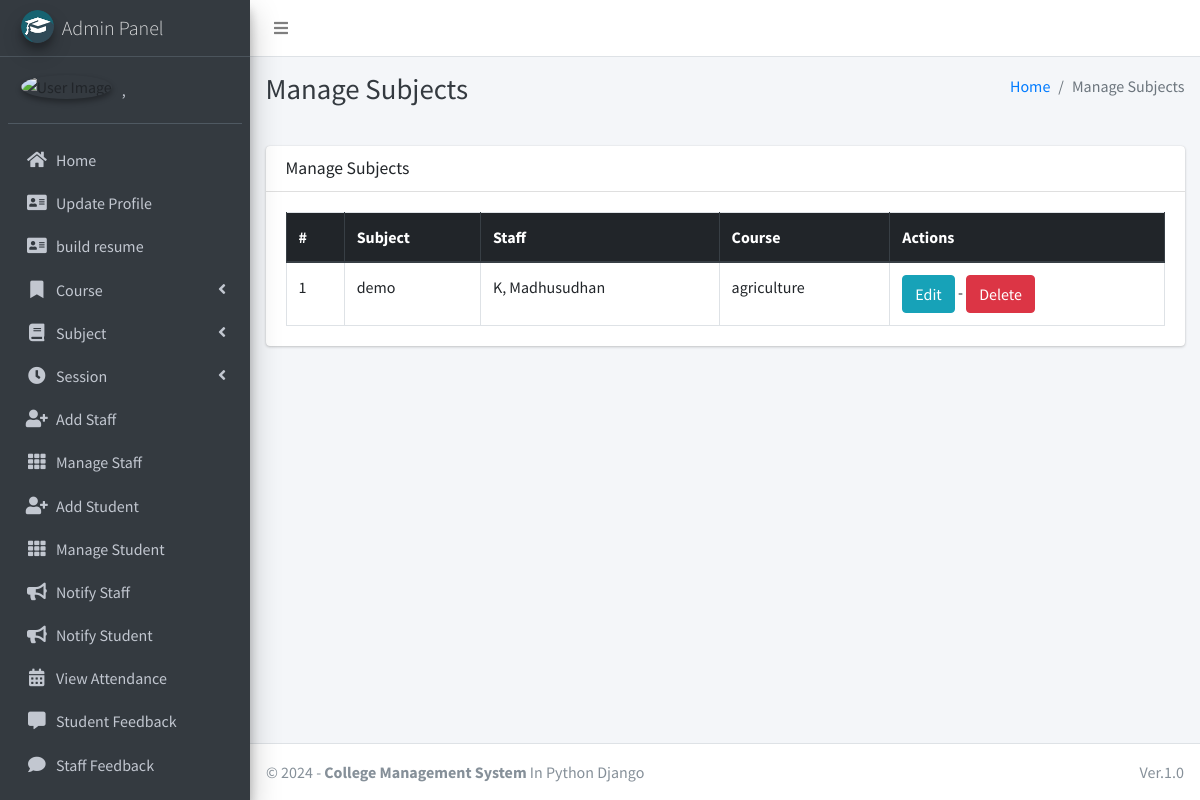
The app's page /subject/manage/ (signed in) with its own data.
### main_app/models.py (models this page shows, shortened)
class CustomUser(AbstractUser):
    USER_TYPE = ((1, "HOD"), (2, "Staff"), (3, "Student"))
    GENDER = [("M", "Male"), ("F", "Female")]
    username = None  # Removed username, using email instead
    email = models.EmailField(unique=True)
    user_type = models.CharField(default=1, choices=USER_TYPE, max_length=1)
    gender = models.CharField(max_length=1, choices=GENDER)
    profile_pic = models.ImageField()
    address = models.TextField()
    fcm_token = models.TextField(default="")  # For firebase notifications
    created_at = models.DateTimeField(auto_now_add=True)
    updated_at = models.DateTimeField(auto_now=True)
    USERNAME_FIELD = "email"
    REQUIRED_FIELDS = []
    objects = CustomUserManager()
    def __str__(self):
        return self.last_name + ", " + self.first_name

class Subject(models.Model):
    name = models.CharField(max_length=120)
    staff = models.ForeignKey(Staff,on_delete=models.CASCADE,)
    course = models.ForeignKey(Course, on_delete=models.CASCADE)
    updated_at = models.DateTimeField(auto_now=True)
    created_at = models.DateTimeField(auto_now_add=True)

class Staff(models.Model):
    course = models.ForeignKey(Course, on_delete=models.DO_NOTHING, null=True, blank=False)
    admin = models.OneToOneField(CustomUser, on_delete=models.CASCADE)

class Course(models.Model):
    name = models.CharField(max_length=120)
    created_at = models.DateTimeField(auto_now_add=True)
    updated_at = models.DateTimeField(auto_now=True)

### main_app/hod_views.py (the view)
# urls.py: path("subject/manage/", hod_views.manage_subject, name='manage_subject'),
def manage_subject(request):
    subjects = Subject.objects.all()
    context = {
        'subjects': subjects,
        'page_title': 'Manage Subjects'
    }
    return render(request, "hod_template/manage_subject.html", context)

### main_app/templates/hod_template/manage_subject.html
{% extends 'main_app/base.html' %}
{% load static %}
{% block page_title %}{{page_title}}{% endblock page_title %}
{% block content %}
<section class="content">
    <div class="container-fluid">
        <div class="row">
            <div class="col-md-12">
                <div class="card">
                    <div class="card-header">
                        <h3 class="card-title">{{page_title}}</h3>
                    </div>
                    <div class="card-body">
                        <table id="example2" class="table table-bordered table-hover">
                            <thead class="thead-dark">
                                <tr>
                                    <th>#</th>
                                    <th>Subject</th>
                                    <th>Staff</th>
                                    <th>Course</th>
                                    <th>Actions</th>
                                </tr>
                            </thead>
                            <tbody>
                                {% for subject in subjects %}
                                <tr>
                                    <td>{{ forloop.counter }}</td>
                                    <td>{{subject.name}}</td>
                                    <td>{{subject.staff.admin}}</td>
                                    <td>{{subject.course.name}}</td>
                                    <td>
                                        <a href="{% url 'edit_subject' subject.id %}" class="btn btn-info">Edit</a> -
                                        <a href="{% url 'delete_subject' subject.id %}" onclick="return confirm('Are you sure you want to delete this ?')" class="btn btn-danger">Delete</a>
                                    </td>
                                </tr>
                                {% endfor %}
                            </tbody>
                        </table>
                    </div>
                </div>
            </div>
        </div>
    </div>
</section>
{% endblock content %}

### main_app/templates/main_app/sidebar_template.html (shortened to what this page needs)
{% load static %}
<aside class="main-sidebar sidebar-dark-info elevation-4">
    {% if request.user.user_type == '1' %}
    <a href="{% url 'admin_home' %}" class="brand-link">
        <img src="{% static 'dist/img/cmsl.png' %} " alt="AdminLTE Logo"
            class="brand-image img-circle elevation-3" >
        <span class="brand-text font-weight-light">Admin Panel</span>
    </a>
    <div class="sidebar">
        <div class="user-panel mt-3 pb-3 mb-3 d-flex">
            <div class="image">
                <img src="{{ request.user.profile_pic}}" class="img-circle elevation-2" alt="User Image">
            </div>
            <div class="info">
                <a href="#" class="d-block">{{user}}</a>
            </div>
        </div>
        <nav class="mt-2">
            <ul class="nav nav-pills nav-sidebar flex-column" data-widget="treeview" role="menu" data-accordion="false">
                <li class="nav-item">
                    {% url 'admin_home' as admin_home %}
                    <a href="{{admin_home}}" class="nav-link {% if admin_home == request.path %} active {% endif %}">
                        <i class="nav-icon fas fa-home"></i>
                        <p>
                            Home
                        </p>
                    </a>
                </li>
                <li class="nav-item">
                    {% url 'admin_view_profile' as admin_view_profile %}
                    <a href="{{admin_view_profile}}"
                        class="nav-link {% if admin_view_profile == request.path %} active {% endif %}">
                        <i class="nav-icon fas fa-address-card"></i>
                        <p>
                            Update Profile
                        </p>
                    </a>
                </li>
                <li class="nav-item">
                    {% url 'resumeinput' as resumeinput %}
                    <a href="{{resumeinput}}"
                        class="nav-link">
                        <i class="nav-icon fas fa-address-card"></i>
                        <p>
                            build resume
                        </p>
                    </a>
                </li>
                <li class="nav-item has-treeview">
                    <a href="#" class="nav-link">
                        <i class="nav-icon fas fa-bookmark"></i>
                        <p>
                            Course
                            <i class="fas fa-angle-left right"></i>
                        </p>
                    </a>
                </li>
                <li class="nav-item has-treeview">
                    <a href="#" class="nav-link">
                        <i class="nav-icon fas fa-book"></i>
                        <p>
                            Subject
                            <i class="fas fa-angle-left right"></i>
                        </p>
                    </a>
                </li>
                <li class="nav-item has-treeview">
                    <a href="#" class="nav-link">
                        <i class="nav-icon fas fa-clock"></i>
                        <p>
                            Session
                            <i class="fas fa-angle-left right"></i>
                        </p>
                    </a>
                </li>
                <li class="nav-item">
                    {% url 'add_staff' as add_staff %}
                    <a href="{{add_staff}}" class="nav-link {% if add_staff == request.path %} active {% endif %}">
                        <i class="nav-icon fas fa-user-plus"></i>
                        <p>
                            Add Staff
                        </p>
                    </a>
                </li>
                <li class="nav-item">
                    {% url 'manage_staff' as manage_staff %}
                    {% url 'edit_staff' staff_id as edit_staff %}
                    <a href="{{manage_staff}}"
                        class="nav-link {% if manage_staff == request.path or request.path == edit_staff %} active {% endif %}">
                        <i class="nav-icon fas fa-th"></i>
                        <p>
                            Manage Staff
                        </p>
                    </a>
                </li>
                <li class="nav-item">
                    {% url 'add_student' as add_student%}
                    <a href="{{add_student}}" class="nav-link  {% if add_student == request.path %} active {% endif %}">
                        <i class="nav-icon fas fa-user-plus"></i>
                        <p>
                            Add Student
                        </p>
                    </a>
                </li>
                <li class="nav-item">
                    {% url 'manage_student' as manage_student %}
                    {% url 'edit_student' student_id as edit_student %}
                    <a href="{{manage_student}}"
                        class="nav-link  {% if edit_student == request.path or manage_student == request.path %} active {% endif %}">
                        <i class="nav-icon fas fa-th"></i>
                        <p>
                            Manage Student
                        </p>
                    </a>
                </li>
                <li class="nav-item">
                    {% url 'admin_notify_staff' as admin_notify_staff %}
                    <a href="{{admin_notify_staff}}"
                        class="nav-link {% if admin_notify_staff == request.path %} active {% endif %}">
                        <i class="nav-icon fas fa-bullhorn"></i>
                        <p>
                            Notify Staff
                        </p>
                    </a>
                </li>
                <li class="nav-item">
                    {% url 'admin_notify_student' as admin_notify_student %}
                    <a href="{{admin_notify_student}}"
                        class="nav-link {% if admin_notify_student == request.path %} active {% endif %}">
                        <i class="nav-icon fas fa-bullhorn"></i>
                        <p>
                            Notify Student
                        </p>
                    </a>
                </li>
                <li class="nav-item">
                    {% url 'admin_view_attendance' as admin_view_attendance %}
                <li class="nav-item">
                    <a href="{{admin_view_attendance}}"
                        class="nav-link  {% if admin_view_attendance == request.path %} active {% endif %}">
                        <i class="nav-icon fas fa-calendar-alt"></i>
                        <p>
                            View Attendance
                        </p>
                    </a>
                </li>
                <li class="nav-item">
                    {% url 'student_feedback_message' as student_feedback_message %}
                    <a href="{{ student_feedback_message }}"
                        class="nav-link  {% if student_feedback_message == request.path %} active {% endif %}">
                        <i class="nav-icon fas fa-comment-alt"></i>
                        <p>
                            Student Feedback
                        </p>
                    </a>
                </li>
                <li class="nav-item">
                    {% url 'staff_feedback_message' as staff_feedback_message %}
                    <a href="{{staff_feedback_message}}"
                        class="nav-link   {% if staff_feedback_message == request.path %} active {% endif %}">
                        <i class="nav-icon fas fa-comment"></i>
                        <p>
                            Staff Feedback
                        </p>
                    </a>
                </li>
                <li class="nav-item">
                    {% url 'view_staff_leave' as view_staff_leave %}
                    <a href="{{view_staff_leave}}"
                        class="nav-link  {% if view_staff_leave == request.path %} active {% endif %}">
                    </a>
                </li>
                                        {% endif %}
                                    </ul>
                                </nav>
                            </div>
</aside>

### records on screen
CustomUser: last_name+first_name ","
Subject: name "demo", staff.admin "K, Madhusudhan", course.name "agriculture"

### other values on screen
{{ page_title }} "Manage Subjects"
